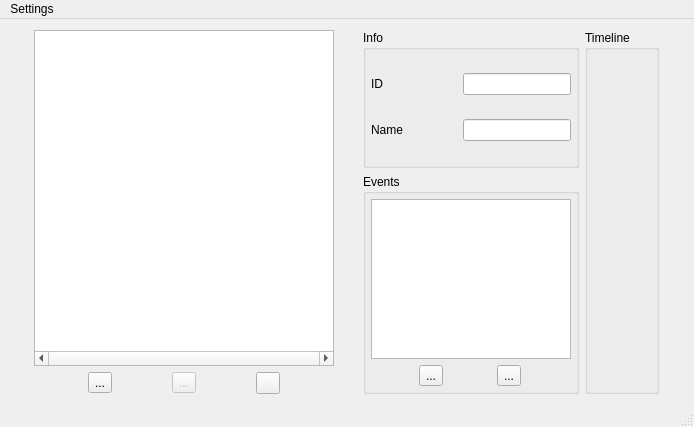
<?xml version="1.0" encoding="UTF-8"?>
<ui version="4.0">
 <class>MainWindow</class>
 <widget class="QMainWindow" name="MainWindow">
  <property name="geometry">
   <rect>
    <x>0</x>
    <y>0</y>
    <width>694</width>
    <height>427</height>
   </rect>
  </property>
  <property name="sizePolicy">
   <sizepolicy hsizetype="Fixed" vsizetype="Fixed">
    <horstretch>0</horstretch>
    <verstretch>0</verstretch>
   </sizepolicy>
  </property>
  <property name="windowTitle">
   <string>Splash</string>
  </property>
  <property name="windowIcon">
   <iconset resource="ui.qrc">
    <normaloff>:/resource/splash.ico</normaloff>:/resource/splash.ico</iconset>
  </property>
  <property name="locale">
   <locale language="English" country="UnitedStates"/>
  </property>
  <widget class="QWidget" name="centralWidget">
   <layout class="QHBoxLayout" name="horizontalLayout_2">
    <item>
     <layout class="QVBoxLayout" name="sideBar">
      <property name="sizeConstraint">
       <enum>QLayout::SetNoConstraint</enum>
      </property>
      <item>
       <layout class="QHBoxLayout" name="animationViewerContainer">
        <property name="spacing">
         <number>2</number>
        </property>
        <item>
         <widget class="QTreeView" name="animationTreeView">
          <property name="sizePolicy">
           <sizepolicy hsizetype="Preferred" vsizetype="Preferred">
            <horstretch>0</horstretch>
            <verstretch>0</verstretch>
           </sizepolicy>
          </property>
          <property name="minimumSize">
           <size>
            <width>300</width>
            <height>0</height>
           </size>
          </property>
          <property name="maximumSize">
           <size>
            <width>16777215</width>
            <height>16777215</height>
           </size>
          </property>
          <property name="horizontalScrollBarPolicy">
           <enum>Qt::ScrollBarAlwaysOn</enum>
          </property>
          <property name="autoScroll">
           <bool>false</bool>
          </property>
          <property name="textElideMode">
           <enum>Qt::ElideNone</enum>
          </property>
          <property name="horizontalScrollMode">
           <enum>QAbstractItemView::ScrollPerPixel</enum>
          </property>
          <property name="headerHidden">
           <bool>false</bool>
          </property>
          <attribute name="headerCascadingSectionResizes">
           <bool>false</bool>
          </attribute>
          <attribute name="headerDefaultSectionSize">
           <number>100</number>
          </attribute>
          <attribute name="headerStretchLastSection">
           <bool>false</bool>
          </attribute>
         </widget>
        </item>
       </layout>
      </item>
      <item>
       <layout class="QHBoxLayout" name="animationListControlContainer">
        <property name="sizeConstraint">
         <enum>QLayout::SetNoConstraint</enum>
        </property>
        <item>
         <widget class="QToolButton" name="addAnimationButton">
          <property name="text">
           <string>...</string>
          </property>
          <property name="icon">
           <iconset resource="ui.qrc">
            <normaloff>:/resource/add.png</normaloff>:/resource/add.png</iconset>
          </property>
         </widget>
        </item>
        <item>
         <widget class="QToolButton" name="removeAnimationButton">
          <property name="enabled">
           <bool>false</bool>
          </property>
          <property name="text">
           <string>...</string>
          </property>
          <property name="icon">
           <iconset resource="ui.qrc">
            <normaloff>:/resource/remove.png</normaloff>:/resource/remove.png</iconset>
          </property>
         </widget>
        </item>
        <item>
         <widget class="QPushButton" name="treeRefreshButton">
          <property name="maximumSize">
           <size>
            <width>24</width>
            <height>16777215</height>
           </size>
          </property>
          <property name="text">
           <string/>
          </property>
          <property name="icon">
           <iconset resource="ui.qrc">
            <normaloff>:/resource/refresh.png</normaloff>:/resource/refresh.png</iconset>
          </property>
         </widget>
        </item>
       </layout>
      </item>
     </layout>
    </item>
    <item>
     <layout class="QVBoxLayout" name="animationDataContainer">
      <property name="sizeConstraint">
       <enum>QLayout::SetNoConstraint</enum>
      </property>
      <item>
       <layout class="QVBoxLayout" name="verticalLayout">
        <item>
         <layout class="QHBoxLayout" name="header">
          <property name="sizeConstraint">
           <enum>QLayout::SetDefaultConstraint</enum>
          </property>
          <item>
           <layout class="QVBoxLayout" name="verticalLayout_3">
            <item>
             <widget class="QGroupBox" name="gridInfoBox">
              <property name="enabled">
               <bool>true</bool>
              </property>
              <property name="sizePolicy">
               <sizepolicy hsizetype="Preferred" vsizetype="Minimum">
                <horstretch>0</horstretch>
                <verstretch>0</verstretch>
               </sizepolicy>
              </property>
              <property name="font">
               <font>
                <family>Arial</family>
               </font>
              </property>
              <property name="title">
               <string>Info</string>
              </property>
              <property name="alignment">
               <set>Qt::AlignLeading|Qt::AlignLeft|Qt::AlignTop</set>
              </property>
              <property name="flat">
               <bool>false</bool>
              </property>
              <layout class="QGridLayout" name="gridLayout_3">
               <property name="leftMargin">
                <number>5</number>
               </property>
               <property name="topMargin">
                <number>5</number>
               </property>
               <property name="rightMargin">
                <number>5</number>
               </property>
               <property name="bottomMargin">
                <number>5</number>
               </property>
               <item row="1" column="0">
                <widget class="QLabel" name="AnimationName">
                 <property name="text">
                  <string>Name</string>
                 </property>
                </widget>
               </item>
               <item row="1" column="1">
                <widget class="QLineEdit" name="lineEditAnimationName">
                 <property name="sizePolicy">
                  <sizepolicy hsizetype="Preferred" vsizetype="Fixed">
                   <horstretch>0</horstretch>
                   <verstretch>0</verstretch>
                  </sizepolicy>
                 </property>
                </widget>
               </item>
               <item row="0" column="0">
                <widget class="QLabel" name="AnimationName_2">
                 <property name="text">
                  <string>ID</string>
                 </property>
                </widget>
               </item>
               <item row="0" column="1">
                <widget class="QLineEdit" name="lineEditAnimationID">
                 <property name="sizePolicy">
                  <sizepolicy hsizetype="Preferred" vsizetype="Fixed">
                   <horstretch>0</horstretch>
                   <verstretch>0</verstretch>
                  </sizepolicy>
                 </property>
                </widget>
               </item>
              </layout>
             </widget>
            </item>
            <item>
             <widget class="QGroupBox" name="eventsGroupdBox">
              <property name="title">
               <string>Events</string>
              </property>
              <layout class="QVBoxLayout" name="verticalLayout_4">
               <property name="leftMargin">
                <number>5</number>
               </property>
               <property name="topMargin">
                <number>5</number>
               </property>
               <property name="rightMargin">
                <number>5</number>
               </property>
               <property name="bottomMargin">
                <number>5</number>
               </property>
               <item>
                <widget class="QTableWidget" name="eventTableWidget">
                 <property name="sizePolicy">
                  <sizepolicy hsizetype="Fixed" vsizetype="Fixed">
                   <horstretch>0</horstretch>
                   <verstretch>0</verstretch>
                  </sizepolicy>
                 </property>
                 <property name="maximumSize">
                  <size>
                   <width>200</width>
                   <height>160</height>
                  </size>
                 </property>
                 <property name="columnCount">
                  <number>1</number>
                 </property>
                 <attribute name="horizontalHeaderVisible">
                  <bool>false</bool>
                 </attribute>
                 <attribute name="horizontalHeaderStretchLastSection">
                  <bool>true</bool>
                 </attribute>
                 <attribute name="verticalHeaderVisible">
                  <bool>false</bool>
                 </attribute>
                 <column/>
                </widget>
               </item>
               <item>
                <layout class="QHBoxLayout" name="horizontalLayout">
                 <item>
                  <widget class="QToolButton" name="addEventButton">
                   <property name="text">
                    <string>...</string>
                   </property>
                   <property name="icon">
                    <iconset resource="ui.qrc">
                     <normaloff>:/resource/add.png</normaloff>:/resource/add.png</iconset>
                   </property>
                  </widget>
                 </item>
                 <item>
                  <widget class="QToolButton" name="removeEventButton">
                   <property name="text">
                    <string>...</string>
                   </property>
                   <property name="icon">
                    <iconset resource="ui.qrc">
                     <normaloff>:/resource/remove.png</normaloff>:/resource/remove.png</iconset>
                   </property>
                  </widget>
                 </item>
                </layout>
               </item>
              </layout>
             </widget>
            </item>
           </layout>
          </item>
          <item>
           <widget class="QGroupBox" name="horizontalGroupBox">
            <property name="title">
             <string>Timeline</string>
            </property>
            <layout class="QHBoxLayout" name="timelineContainer">
             <property name="leftMargin">
              <number>5</number>
             </property>
             <property name="topMargin">
              <number>5</number>
             </property>
             <property name="rightMargin">
              <number>5</number>
             </property>
             <property name="bottomMargin">
              <number>5</number>
             </property>
            </layout>
           </widget>
          </item>
         </layout>
        </item>
        <item>
         <layout class="QHBoxLayout" name="animationViewer">
          <property name="sizeConstraint">
           <enum>QLayout::SetMaximumSize</enum>
          </property>
         </layout>
        </item>
       </layout>
      </item>
     </layout>
    </item>
   </layout>
  </widget>
  <widget class="QStatusBar" name="statusBar"/>
  <widget class="QMenuBar" name="menuBar">
   <property name="geometry">
    <rect>
     <x>0</x>
     <y>0</y>
     <width>694</width>
     <height>22</height>
    </rect>
   </property>
   <widget class="QMenu" name="menuSettings">
    <property name="title">
     <string>Settings</string>
    </property>
    <addaction name="actionSet_Animation_Directory"/>
    <addaction name="actionSet_Image_Directory"/>
   </widget>
   <addaction name="menuSettings"/>
  </widget>
  <action name="actionOpenFile">
   <property name="icon">
    <iconset>
     <normaloff>resource/folder_open.png</normaloff>resource/folder_open.png</iconset>
   </property>
   <property name="text">
    <string>OpenFile</string>
   </property>
  </action>
  <action name="actionNewProject">
   <property name="icon">
    <iconset>
     <normaloff>resource/new.png</normaloff>resource/new.png</iconset>
   </property>
   <property name="text">
    <string>NewProject</string>
   </property>
  </action>
  <action name="actionSet_Working_Directory">
   <property name="text">
    <string>Set Working Directory</string>
   </property>
  </action>
  <action name="actionSet_Animation_Directory">
   <property name="text">
    <string>Set Animation Directory</string>
   </property>
  </action>
  <action name="actionSet_Image_Directory">
   <property name="text">
    <string>Set Image Directory</string>
   </property>
  </action>
 </widget>
 <layoutdefault spacing="6" margin="11"/>
 <resources>
  <include location="ui.qrc"/>
 </resources>
 <connections/>
</ui>
